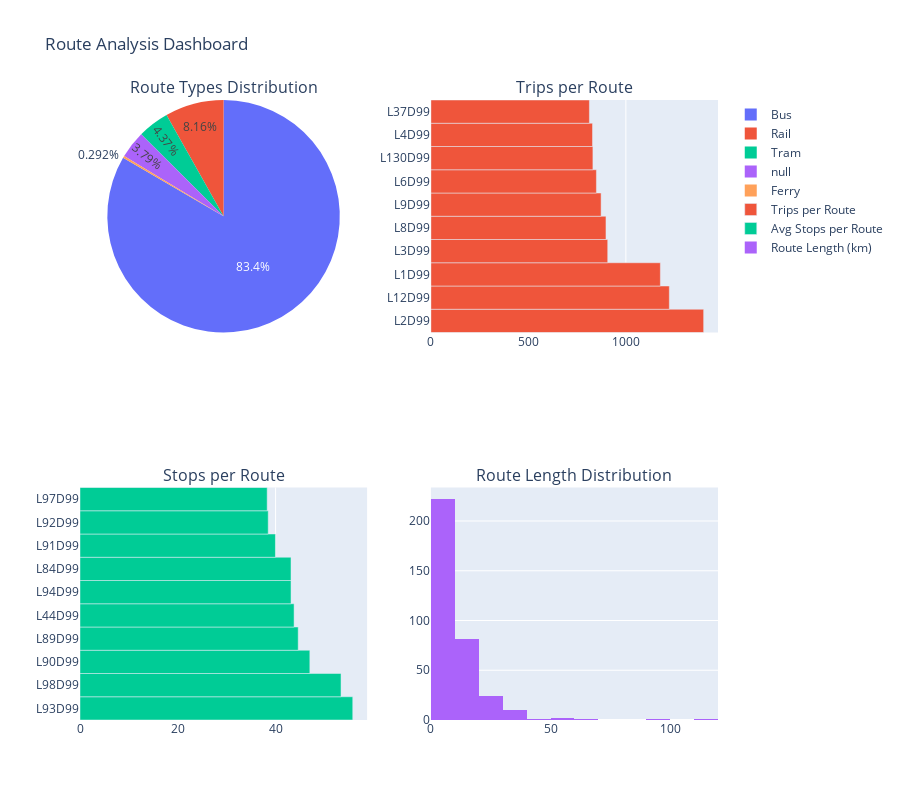

The notebook cell this image was saved under:
### Code cell
# Create route analysis plots
route_fig = visualizer.plot_route_analysis()
route_fig.show()

print("✅ Route analysis visualization complete!")

### Figure 1 — Plotly figure (JSON) as saved in the notebook; plotly's stock layout.template omitted (floating-point values rounded to 4 significant figures; data arrays with more than 128 entries replaced by an {"elided": "..."} marker saying what was removed)
{"data": [{"domain": {"x": [0, 0.45], "y": [0.625, 1]}, "labels": ["Bus", "Rail", "Tram", null, "Ferry"], "name": "Route Types", "type": "pie", "values": [286, 28, 15, 13, 1]}, {"name": "Trips per Route", "orientation": "h", "type": "bar", "x": [1399, 1223, 1177, 907, 898, 873, 849, 831, 829, 813], "xaxis": "x", "y": ["L2D99", "L12D99", "L1D99", "L3D99", "L8D99", "L9D99", "L6D99", "L130D99", "L4D99", "L37D99"], "yaxis": "y"}, {"name": "Avg Stops per Route", "orientation": "h", "type": "bar", "x": [55.78, 53.38, 47, 44.62, 43.78, 43.16, 43.15, 39.97, 38.49, 38.28], "xaxis": "x2", "y": ["L93D99", "L98D99", "L90D99", "L89D99", "L44D99", "L94D99", "L84D99", "L91D99", "L92D99", "L97D99"], "yaxis": "y2"}, {"name": "Route Length (km)", "nbinsx": 20, "type": "histogram", "x": {"elided": "343 float values"}, "xaxis": "x3", "yaxis": "y3"}], "layout": {"annotations": [{"font": {"size": 16}, "showarrow": false, "text": "Route Types Distribution", "x": 0.225, "xanchor": "center", "xref": "paper", "y": 1, "yanchor": "bottom", "yref": "paper"}, {"font": {"size": 16}, "showarrow": false, "text": "Trips per Route", "x": 0.775, "xanchor": "center", "xref": "paper", "y": 1, "yanchor": "bottom", "yref": "paper"}, {"font": {"size": 16}, "showarrow": false, "text": "Stops per Route", "x": 0.225, "xanchor": "center", "xref": "paper", "y": 0.375, "yanchor": "bottom", "yref": "paper"}, {"font": {"size": 16}, "showarrow": false, "text": "Route Length Distribution", "x": 0.775, "xanchor": "center", "xref": "paper", "y": 0.375, "yanchor": "bottom", "yref": "paper"}], "height": 800, "title": {"text": "Route Analysis Dashboard"}, "xaxis": {"anchor": "y", "domain": [0.55, 1]}, "xaxis2": {"anchor": "y2", "domain": [0, 0.45]}, "xaxis3": {"anchor": "y3", "domain": [0.55, 1]}, "yaxis": {"anchor": "x", "domain": [0.625, 1]}, "yaxis2": {"anchor": "x2", "domain": [0, 0.375]}, "yaxis3": {"anchor": "x3", "domain": [0, 0.375]}}}
